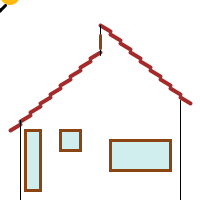
Frame 1 (no input)
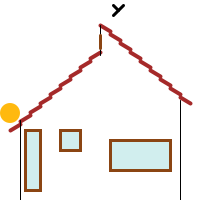
Frame 60 (the mouse pressed at the canvas centre just before this capture)
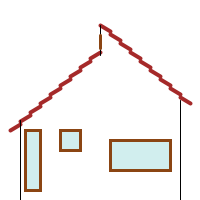
Frame 120 (the mouse held since frame 60 and released just before this capture)

The Processing sketch that drew these frames (run headless with seeded random() and noise(); from frame 60 on, the mouse is pressed at the canvas centre):

// Processing sketch: processing_93710
// ── processing_93710.pde

void setup() {
  size(200, 200);
  background(255);
  frameRate (5);
}

int x= 100;
int y= 25;
int dtelhax= 10;  // lado direito telhado
int dtelhay= 6;
int ptx= 10;
int pty= 9;

int xpassaro = -5;

void draw() {

  background (255);

  noStroke ();
  fill (255, 185, 15);
  ellipse (10, xpassaro, 20, 20); 

  stroke (165, 42, 42);
  strokeWeight (4);
  for (int i=0; i<9; i++)
  {
    line (x, y, x+dtelhax, y+dtelhay);
    x+=ptx;
    y+=pty;
  }

  x= 90; 
  y= 58;

  dtelhax= 10;  // lado esquerdo telhado
  dtelhay= -6;
  ptx= -10;
  pty= 9;

  for (int i=0; i<9; i++)
  {
    line (x, y, x+dtelhax, y+dtelhay);
    x+=ptx;
    y+=pty;
  }
  stroke (0, 0, 0); 
  strokeWeight (1);
  line (180, 100, 180, 200);
  line (20, 120, 20, 200);
  line (100, 25, 100, 55);  // paredes

  strokeWeight (3);
  stroke (139, 69, 19);
  fill (209, 238, 238);
  rect (25, 130, 15, 60);
  rect (110, 140, 60, 30); // janelas
  rect (60, 130, 20, 20);
  line (100, 48, 100, 35);



  stroke(0);
  line(xpassaro, 5, xpassaro+5, 10);
  line(xpassaro, 15, xpassaro+10, 5); //passaro
  xpassaro+=2 ;

  x= 100;
  y= 25;
  dtelhax= 10;  // lado direito telhado
  dtelhay= 6;
  ptx= 10;
  pty= 9;
}
